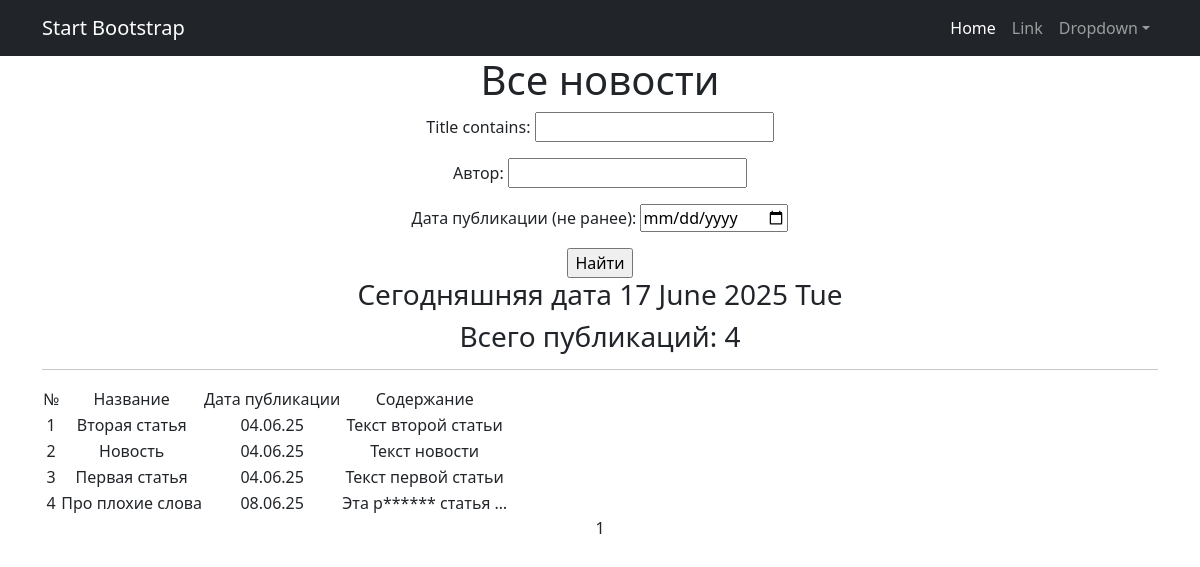
The page /news/ on the database as committed earlier.
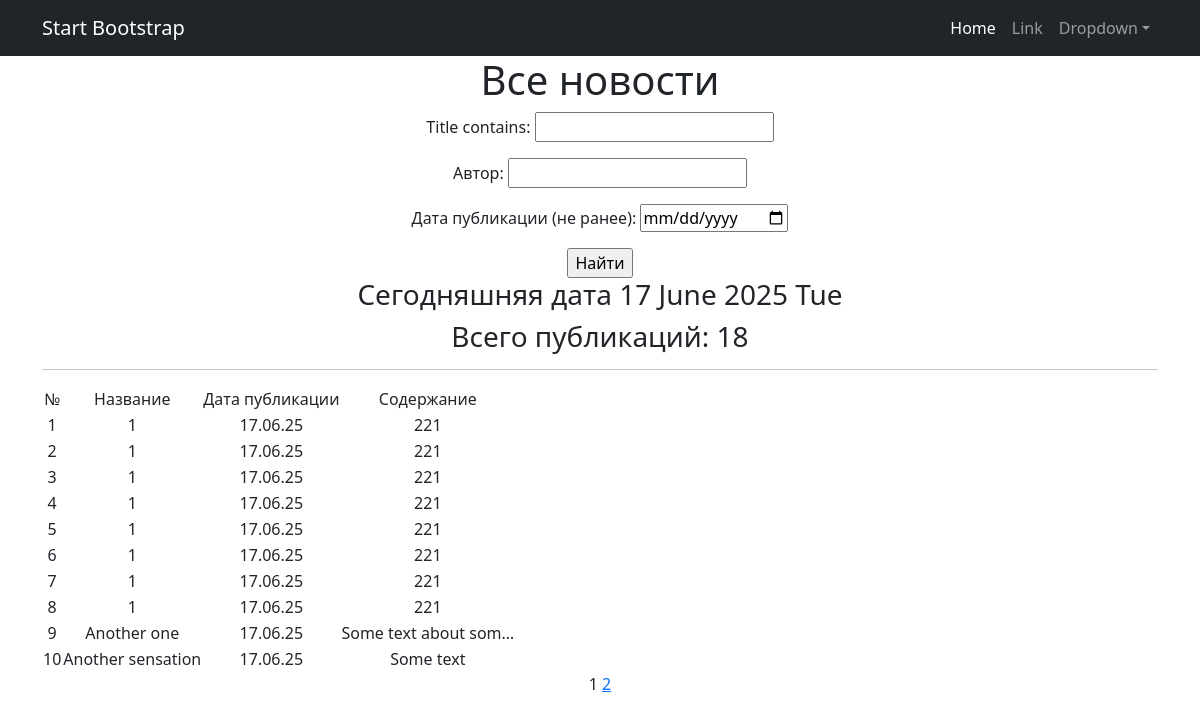
The same page on the database as committed later.
### news/models.py (models this page shows, shortened)
class Post(models.Model):
    author = models.ForeignKey(Author, on_delete=models.CASCADE)
    ARTICLE = 'AR'
    NEWS = 'NW'
    CATEGORY_CHOICES= (
        (NEWS, 'Новость'),
        (ARTICLE, 'Статья'),
    )
    categoryType = models.CharField(max_length=2, choices=CATEGORY_CHOICES, default=ARTICLE)
    dataCreation = models.DateTimeField(auto_now_add=True)
    postCategory = models.ManyToManyField(Category, through='PostCategory')
    title = models.CharField(max_length=128)
    text = models.TextField()
    rating = models.SmallIntegerField(default=0)

### news/views.py (the view)
# urls.py: path('', PostsList.as_view(), name='news_list'),
class PostsList(ListView):
    model = Post
    ordering = 'title'
    template_name = 'posts.html'
    context_object_name = 'posts'
    paginate_by = 10
    def get_queryset(self):
        queryset = super().get_queryset()
        self.filterset = PostFilter(self.request.GET, queryset)
        return self.filterset.qs
    def get_context_data(self, **kwargs):
        context= super().get_context_data(**kwargs)
        context['all_posts'] = Post.objects.all()
        context['filterset'] = self.filterset
        return context

### news/templatetags/censor_filters.py (called while the page is built)
@register.filter(needs_autoescape=True)
def censor(value, autoescape=True):
    if not isinstance(value, str):
        return value
    if autoescape:
        esc = conditional_escape
    else:
        esc = lambda x: x
    words = value.split()
    processed_words = []
    for word in words:
        lower_word = word.lower()
        if any(bad_word in lower_word for bad_word in BAD_WORDS):
            censored = word[0] + '*' * (len(word) - 1)
            processed_words.append(esc(censored))
        else:
            processed_words.append(esc(word))
    result = ' '.join(processed_words)
    return mark_safe(result)

### news/templatetags/custom_tags.py (called while the page is built)
@register.simple_tag()
def current_time(format_string='%d %B %Y'):
   return datetime.utcnow().strftime(format_string)

### templates/posts.html (shortened to what this page needs)
{% extends 'flatpages/default.html' %}
{% load custom_tags %}
{% load censor_filters %}
{% block content %}
    <h1>Все новости</h1>
    <form action="" method="get">
        {{ filterset.form.as_p }}
        <input type="submit" value="Найти" />
    </form>
    <h3>Сегодняшняя дата {% current_time '%d %B %Y %a' %}</h3>
    <h3>Всего публикаций: {{ all_posts|length }}</h3>
    <hr>
    {% if posts %}
        <table>
            <tr>
                <td>№</td>
                <td>Название</td>
                <td>Дата публикации</td>
                <td>Содержание</td>
            </tr>
            {% for post in posts %}
            <tr>
                <td>{{ forloop.counter0|add:page_obj.start_index }}</td>
                <td>{{ post.title|censor }}</td>
                <td>{{ post.dataCreation|date:"d.m.y" }}</td>
                <td>{{ post.text|truncatechars:20|censor }}</td>
            </tr>
            {% endfor %}
        </table>
    {% else %}
        <h2>Публикаций нет!</h2>
    {% endif %}
   {{ page_obj.number }}
   {% if page_obj.has_next %}
       <a href="?page={{ page_obj.next_page_number }}">{{ page_obj.next_page_number }}</a>
   {% endif %}
{% endblock content %}

Rows that differ between the two databases and show on the page:
no longer on this page (row unchanged): Post: title|censor "Вторая статья", dataCreation "04.06.25", text|censor "Текст второй статьи"
no longer on this page (row unchanged): Post: title|censor "Новость", dataCreation "04.06.25", text|censor "Текст новости"
no longer on this page (row unchanged): Post: title|censor "Первая статья", dataCreation "04.06.25", text|censor "Текст первой статьи"
no longer on this page (row unchanged): Post: title|censor "Про плохие слова", dataCreation "08.06.25", text|censor "Эта р****** статья …"
added Post: title|censor "1", dataCreation "17.06.25", text|censor "221"
added Post: title|censor "1", dataCreation "17.06.25", text|censor "221"
added Post: title|censor "1", dataCreation "17.06.25", text|censor "221"
added Post: title|censor "1", dataCreation "17.06.25", text|censor "221"
added Post: title|censor "1", dataCreation "17.06.25", text|censor "221"
added Post: title|censor "1", dataCreation "17.06.25", text|censor "221"
added Post: title|censor "1", dataCreation "17.06.25", text|censor "221"
added Post: title|censor "1", dataCreation "17.06.25", text|censor "221"
added Post: title|censor "Another one", dataCreation "17.06.25", text|censor "Some text about som…"
added Post: title|censor "Another sensation", dataCreation "17.06.25", text|censor "Some text"
Other text that changed with them:
{{ all_posts|length }}: "4" → "18"
{{ page_obj.next_page_number }}: (not shown) → "2"
